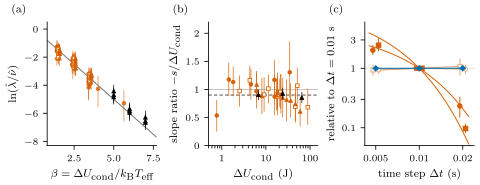

Here is the Python script that generated this plot:
"""Activated escape and the time-step signature, one full-width figure in three panels (replaces fig4_escape and
fig5_dt in the paper; their scripts are kept).
(a) Arrhenius collapse: ln(lambda_hat / nu_hat) against beta = dU_cond / k_B T_eff for every (snapshot, condition,
    level) with an Arrhenius fit, with the line of slope -1 (data/derived/E4_analysis.json; experiments/E4/analyze.py),
    plus the high-beta restarts beta = 5-7 (data/derived/rev_B3.json, black triangles).
(b) Arrhenius slope ratio -s / dU_cond per (snapshot, condition) with its 95% interval against dU_cond (log axis), with
    the B3 fits over beta = 1.5-7 (black triangles, alone condition, three snapshots) and a dashed reference at 0.9.
    The A4 trend is dropped: B3 shows the decline was a beta = 1.5-2.5 effect at the deepest barrier.
(c) Time-step signature, pooled over snapshots: escape rate normalised at dt = 0.01 s for per-step noise (filled),
    sqrt(dt)-scaled noise (open) and force-coupled ORCA (RVO2) (diamonds), with the per-step Arrhenius predictions
    (figures/data/fig5.json; experiments/E3/analyze.py). Conditions within a level are offset horizontally.
Markers by condition: full o, pinned s, alone ^ (filled, open, filled).
Barriers (P4): dU_cond is the energy span. The span differs from the reported barrier only for 8 full-condition
paths, two of them in the Arrhenius set (seed170, no fit; seed237) and one in the time-step set (seed237), so (a) and
(b) read the span re-run of the E4 analysis and (c) the span re-run of the E3 analysis, both written by
experiments/revision6/P4_span.py to data/revision6/P4/ (pinned and alone entries are asserted identical to the
published E4_analysis.json; only the per-step prediction curves of (c) differ from figures/data/fig5.json)."""
import json
import math

import matplotlib.colors as mc
import numpy as np

from common import ARM_COLOURS, HERE, fig_full, qa, save
from rev_data import rev_arrhenius

ROOT = HERE.parent
E4 = json.load(open(ROOT / "data" / "revision6" / "P4" / "E4_analysis_span.json"))
_E4pub = json.load(open(ROOT / "data" / "derived" / "E4_analysis.json"))
assert all(E4["snapshots"][t]["conds"].get(c) == s["conds"].get(c)
           for t, s in _E4pub["snapshots"].items() for c in ("frozen", "alone")), "pinned/alone must be unchanged"
d5 = json.load(open(ROOT / "data" / "revision6" / "P4" / "fig5_span.json"))
REV = rev_arrhenius()
assert REV is not None, 'data/derived/rev_B3.json missing'
V = ARM_COLOURS["noise"]
V_LIGHT = mc.to_hex(0.55 * np.array(mc.to_rgb(V)) + 0.45)
B = ARM_COLOURS["C3 RVO2"]
MK = {"full": "o", "frozen": "s", "alone": "^"}
FILL = {"full": V, "frozen": "white", "alone": V}
CONDS = ("full", "frozen", "alone")

fig = fig_full(4.7)
axA, axB, axC = fig.subplots(1, 3, gridspec_kw={"width_ratios": [1, 1, 1]})

# ---- (a) Arrhenius collapse
bmax = 4.0
for c in CONDS:
    xs, ys, lo, hi = [], [], [], []
    for s in E4["snapshots"].values():
        cc = s["conds"].get(c)
        if not cc or not cc.get("arrhenius"):
            continue
        nu = cc["arrhenius"]["nu_hat"]
        for L in cc["levels"].values():
            if not L["lam"] or L["lam"] <= 0:
                continue
            beta = cc["dU"] / L["kT_eff"]
            xs.append(beta); ys.append(math.log(L["lam"] / nu))
            lo.append(math.log(L["ci95"][0] / nu)); hi.append(math.log(L["ci95"][1] / nu))
    xs, ys, lo, hi = map(np.array, (xs, ys, lo, hi))
    off = {"full": -0.08, "frozen": 0.0, "alone": 0.08}[c]
    axA.errorbar(xs + off, ys, yerr=[ys - lo, hi - ys], ls="none", marker=MK[c], ms=2.6, mfc=FILL[c], mec=V, mew=0.6,
                 ecolor=V, elinewidth=0.5, alpha=0.8, capsize=0, zorder=3)
for p in REV["collapse"]:                       # B3 restarts at beta = 5-7, alone condition
    axA.errorbar([p["beta"]], [p["y"]], yerr=[[p["y"] - p["lo"]], [p["hi"] - p["y"]]], ls="none", marker="^",
                 ms=2.8, mfc="black", mec="black", mew=0.5, ecolor="black", elinewidth=0.5, capsize=0, zorder=4)
    bmax = max(bmax, p["beta"] + 0.5)
bb = np.array([0, 8])
axA.plot(bb, -bb, color="0.45", lw=0.7, zorder=1)
axA.set_xlim(0.8, bmax + 0.2)
axA.set_ylim(-bmax - 0.8, 0.5)
axA.set_xlabel(r"$\beta=\Delta U_{\mathrm{cond}}/k_{\mathrm{B}}T_{\mathrm{eff}}$")
axA.set_ylabel(r"$\ln(\hat\lambda/\hat\nu)$")

# ---- (b) slope ratio against the barrier
OFF = {"full": 0.94, "frozen": 1.0, "alone": 1.06}
axB.axhline(1.0, color="0.7", lw=0.5, zorder=1)
axB.axhline(0.9, color="0.35", lw=0.8, ls=(0, (3, 2)), zorder=1)          # reference: effective barrier about 0.9 dU
for c in CONDS:
    P = [(cc["dU"], cc["arrhenius"]) for s in E4["snapshots"].values() for k, cc in s["conds"].items()
         if k == c and cc.get("arrhenius")]
    x = np.array([u for u, _ in P]) * OFF[c]
    r = np.array([a["ratio"] for _, a in P])
    lo = np.array([a["ratio_ci95"][0] for _, a in P])
    hi = np.array([a["ratio_ci95"][1] for _, a in P])
    axB.errorbar(x, r, yerr=[r - lo, hi - r], ls="none", marker=MK[c], ms=2.6, mfc=FILL[c], mec=V, mew=0.6,
                 ecolor=V, elinewidth=0.5, capsize=0, zorder=3)
for q in REV["ratio"]:                           # B3: fit over beta = 1.5-7, alone condition
    axB.errorbar([q["dU"] * 1.16], [q["r"]], yerr=[[q["r"] - q["lo"]], [q["hi"] - q["r"]]], ls="none", marker="^",
                 ms=2.8, mfc="black", mec="black", mew=0.5, ecolor="black", elinewidth=0.5, capsize=0, zorder=4)
axB.set_xscale("log")
axB.set_xlim(0.5, 150)
axB.set_xticks([1, 10, 100])
axB.set_xticklabels(["1", "10", "100"])
axB.set_ylim(0, 2.2)
axB.set_yticks([0, 0.5, 1, 1.5, 2])
axB.set_yticklabels(["0", "0.5", "1", "1.5", "2"])
axB.set_xlabel(r"$\Delta U_{\mathrm{cond}}$ (J)")
axB.set_ylabel(r"slope ratio $-s/\Delta U_{\mathrm{cond}}$")

# ---- (c) time-step signature (pooled over snapshots)
MARK = {"b1p5": "o", "b2p5": "s"}
dts = np.array(d5["dts"]); grid = np.array(d5["grid"])
axC.axhline(1.0, color="0.85", lw=0.5, zorder=0)
off = {"b1p5": 0.955, "b2p5": 1.045}
for lv in ("b1p5", "b2p5"):
    ps, ds = d5["per_step"][lv], d5["dt_scaled"][lv]
    axC.plot(grid, ps["pred"], color=V, lw=0.7, zorder=2)
    m = np.array(ds["mean"]); xo = dts / off[lv]
    axC.plot(xo, m, color=V_LIGHT, lw=0.7, zorder=2)
    for x, (lo, hi) in zip(xo, ds["ci95"]):
        axC.plot([x, x], [lo, hi], color=V_LIGHT, lw=0.7, zorder=2)
    axC.plot(xo, m, ls="none", marker=MARK[lv], ms=2.8, mfc="white", mec=V_LIGHT, mew=0.7, zorder=3)
    m = np.array(ps["mean"]); xo = dts * off[lv]
    for x, (lo, hi) in zip(xo, ps["ci95"]):
        axC.plot([x, x], [lo, hi], color=V, lw=0.7, zorder=4)
    axC.plot(xo, m, ls="none", marker=MARK[lv], ms=3.0, mfc=V, mec=V, zorder=5)
c3 = np.array(d5["C3_rvo2"]["mean"])
axC.plot(dts, c3, color=B, lw=0.8, marker="D", ms=2.5, zorder=6)
axC.set_xscale("log"); axC.set_yscale("log")
axC.set_xlim(0.0042, 0.024)
axC.set_xticks(dts); axC.set_xticklabels(["0.005", "0.01", "0.02"])
axC.minorticks_off()
axC.set_ylim(0.05, 6)
axC.set_yticks([0.1, 0.3, 1, 3]); axC.set_yticklabels(["0.1", "0.3", "1", "3"])
axC.set_xlabel(r"time step $\Delta t$ (s)")
axC.set_ylabel(r"relative to $\Delta t=0.01$ s")

# panel letters, left-aligned with each panel's y label
for ax, k in zip((axA, axB, axC), "abc"):
    ax.annotate("(%s)" % k, xy=(0, 1), xycoords="axes fraction", xytext=(-26, 5), textcoords="offset points",
                fontsize=8, ha="left", va="bottom", annotation_clip=False)

save(fig, "fig_escape_dt")
qa("fig_escape_dt")
